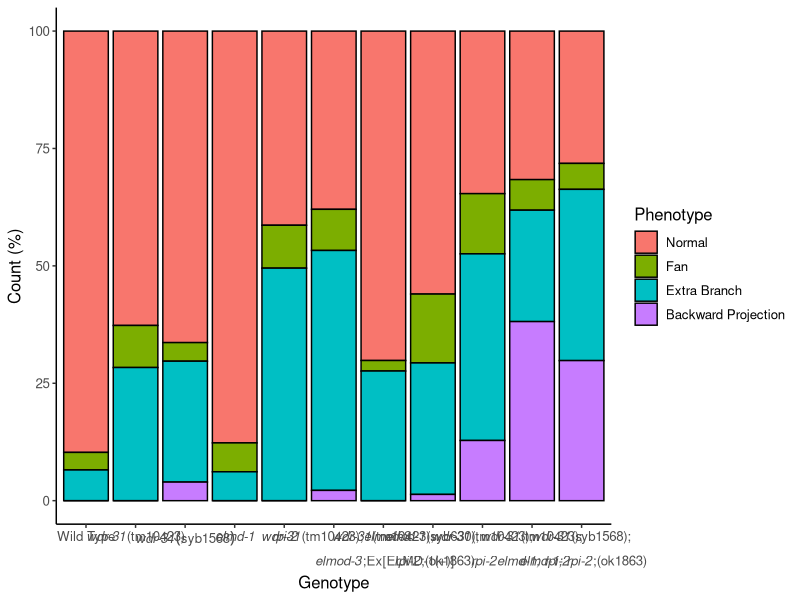
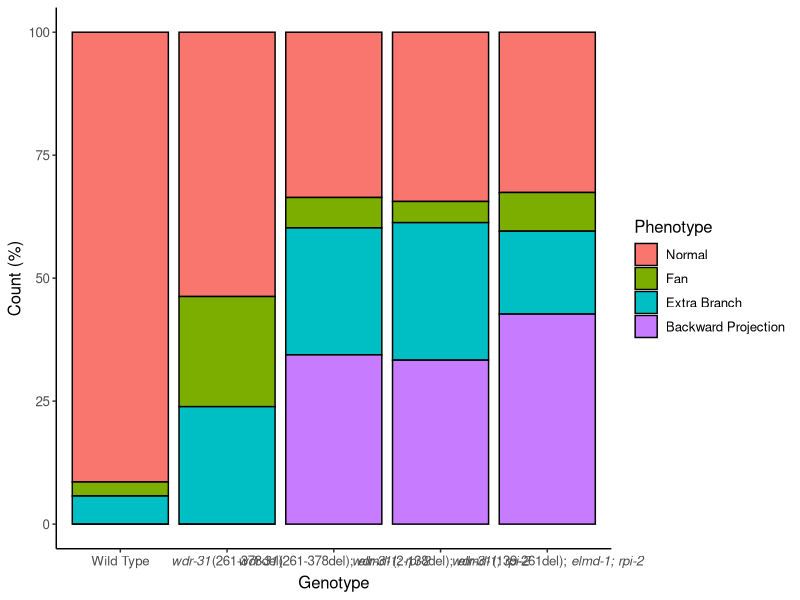
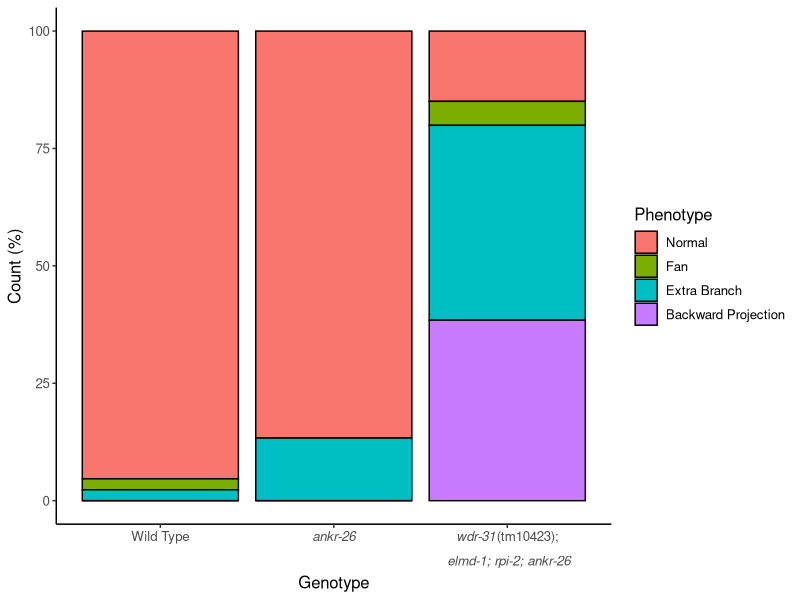
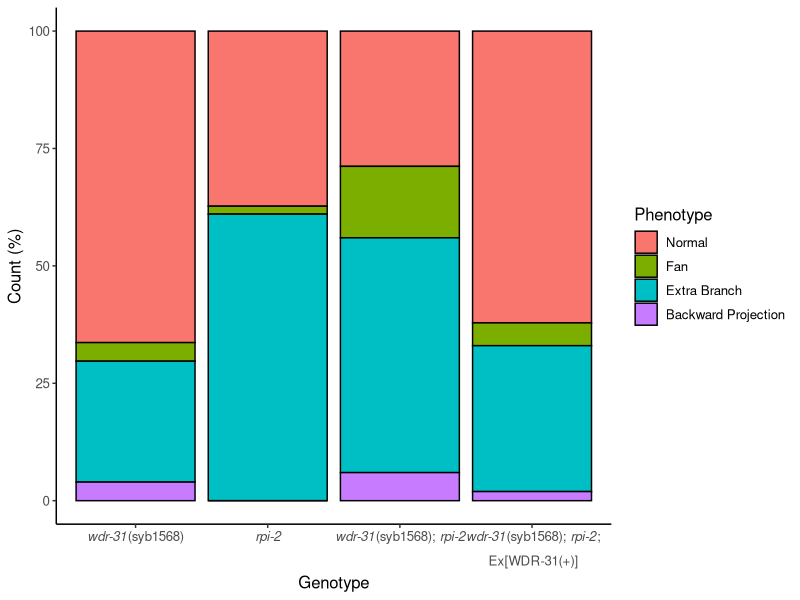

The R source for these figures, in order:

library(readxl)
library(ggplot2)

awb_data<-function(data){
  
  colnames(data)[1]<-"Genotype"
  data1<-data[,c(1,2)]
  data2<-data[,c(1,3)]
  data3<-data[,c(1,4)]
  data4<-data[,c(1,5)]
  
  colnames(data1)[2]<-"Count"
  colnames(data2)[2]<-"Count"
  colnames(data3)[2]<-"Count"
  colnames(data4)[2]<-"Count"
  
  data1$Phenotype<-"Normal"
  data2$Phenotype<-"Fan"
  data3$Phenotype<-"Extra Branch"
  data4$Phenotype<-"Backward Projection"
  
  data1$Count<-as.numeric(data1$Count)
  data2$Count<-as.numeric(data2$Count)
  data3$Count<-as.numeric(data3$Count)
  data3$Count<-as.numeric(data3$Count)
  
  
  data1$Count_p<-(data1$Count*100)/(data3$Count + data1$Count + data2$Count + data4$Count)
  data2$Count_p<-(data2$Count*100)/(data3$Count + data1$Count + data2$Count + data4$Count)
  data3$Count_p<-(data3$Count*100)/(data3$Count + data1$Count + data2$Count + data4$Count)
  data4$Count_p<-(data4$Count*100)/(data3$Count + data1$Count + data2$Count + data4$Count)
  
  data_last<-rbind(data1, data2, data3, data4)
  data_last$Phenotype<-factor(data_last$Phenotype, levels = unique(data_last$Phenotype))
  data_last$Genotype<-factor(data_last$Genotype, levels = c(data1$Genotype))
  return(data_last)
}

awb<-read_xlsx("./data/AWB_Cilia_Morphology_Analysis.xlsx")
awb_2<-read_xlsx("./data/AWB_Cilia_Morphology_Analysis.xlsx",2)
awb_3<-read_xlsx("./data/AWB_Cilia_Morphology_Analysis.xlsx",3)
awb_4<-read_xlsx("./data/AWB_Cilia_Morphology_Analysis.xlsx",4)

awb_4<-awb_4[,1:5]

awb<-awb_data(awb)
awb_2<-awb_data(awb_2)
awb_3<-awb_data(awb_3)
awb_4<-awb_data(awb_4)


# Plot for table 1

xsub_plot1 <- ~ atop(paste(italic("wdr-31"),"(tm10423);",italic("elmod-3")))
xsub1_plot1 <- ~ atop(paste(italic("wdr-31"),"(tm10423); "), paste(italic("elmod-3"), ";Ex[ELMD-1(+)]"))
xsub2_plot1 <- ~ atop(paste(italic("elmd-1"),"(syb630); "), paste(italic("rpi-2"),";(ok1863)"))
xsub3_plot1 <- ~ atop(paste(italic("wdr-31"),"(tm10423); "), paste(italic("rpi-2")))
xsub4_plot1 <- ~ atop(paste(italic("wdr-31"),"(tm10423); "), paste(italic("elmd-1; rpi-2")))
xsub5_plot1 <- ~ atop(paste(italic("wdr-31"),"(syb1568); "), paste(italic("elmd-1; rpi-2"),";(ok1863)"))


awb_plot1<-ggplot(data = awb, aes(x = Genotype, y = Count_p, fill = Phenotype)) +
  geom_bar(stat = "identity", width = 0.9, color = "black") +
  scale_x_discrete("Genotype", labels = c(expression("Wild Type", 
                                                     paste(italic("wdr-31"),"(tm10423)"),
                                                     italic("wdr-31")(syb1568),
                                                     italic("elmd-1"),
                                                     italic("rpi-2")),
                                                     xsub_plot1,xsub1_plot1,xsub2_plot1,xsub3_plot1,xsub4_plot1,xsub5_plot1
  )) +
  scale_y_continuous("Count (%)") +
  theme(legend.text.align = 0, panel.background = element_rect(fill = "white"),
        axis.line = element_line(colour = "black"), text = element_text(size=12))



# Plot for table 2

awb_plot2<-ggplot(data = awb_2, aes(x = Genotype, y = Count_p, fill = Phenotype)) +
  geom_bar(stat = "identity", width = 0.9, color = "black") +
  scale_x_discrete("Genotype", labels = expression("Wild Type", 
                                                     paste(italic("wdr-31"),"(261-378del)"),
                                                     paste(italic("wdr-31"),"(261-378del); ", italic("elmd-1; rpi-2")),
                                                     paste(italic("wdr-31"),"(2-138del); ", italic("elmd-1; rpi-2")),
                                                     paste(italic("wdr-31"),"(139-261del); ", italic("elmd-1; rpi-2")),
  )) +
  scale_y_continuous("Count (%)") +
  theme(legend.text.align = 0, panel.background = element_rect(fill = "white"),
        axis.line = element_line(colour = "black"), text = element_text(size=12))


# Plot for table 3

xsub_plot3 <- ~ atop(paste(italic("wdr-31"),"(tm10423); "), paste(italic("elmd-1; rpi-2; ankr-26")))
awb_plot3<-ggplot(data = awb_3, aes(x = Genotype, y = Count_p, fill = Phenotype)) +
  geom_bar(stat = "identity", width = 0.9, color = "black") +
  scale_x_discrete("Genotype", labels = c(expression("Wild Type", 
                                                     italic("ankr-26")),
                                          xsub_plot3
  )) +
  scale_y_continuous("Count (%)") +
  theme(legend.text.align = 0, panel.background = element_rect(fill = "white"),
        axis.line = element_line(colour = "black"), text = element_text(size=12))


# Plot for table 4

xsub_plot4 <- ~ atop(paste(italic("wdr-31"),"(syb1568); ",italic("rpi-2"), ";"), "Ex[WDR-31(+)]")
awb_plot4<-ggplot(data = awb_4, aes(x = Genotype, y = Count_p, fill = Phenotype)) +
  geom_bar(stat = "identity", width = 0.9, color = "black") +
  scale_x_discrete("Genotype", labels = c(expression( 
                                                     paste(italic("wdr-31"),"(syb1568)"),
                                                     italic("rpi-2"),
                                                     paste(italic("wdr-31"),"(syb1568); ", italic("rpi-2"))),
                                          xsub_plot4
  )) +
  scale_y_continuous("Count (%)") +
  theme(legend.text.align = 0, panel.background = element_rect(fill = "white"),
        axis.line = element_line(colour = "black"), text = element_text(size=12))

# Draw all plots

awb_plot1
awb_plot2
awb_plot3
awb_plot4

